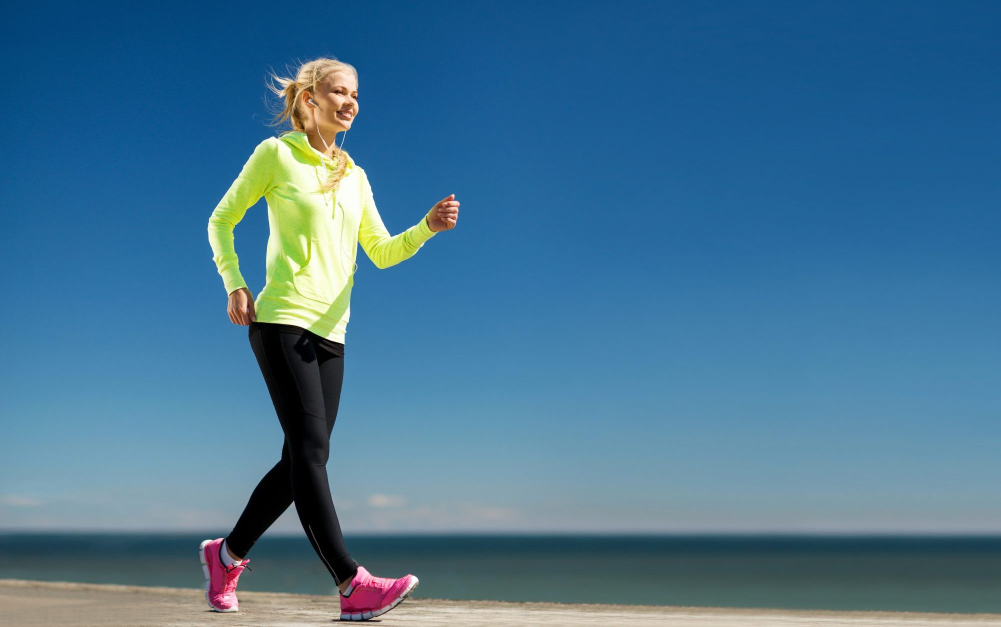
#> input picture Feature Extraction in Image/human.jpg, 2001 x 1254 px (shown at 1/2 size)
$ python HOG.py
#> lines starting #> are read from the running program, lines starting #| are printed output that depends on the picture
import cv2
from skimage.transform import resize
from skimage.feature import hog
from skimage import exposure
import matplotlib.pyplot as plt
img = cv2.imread("human.jpg", 0)
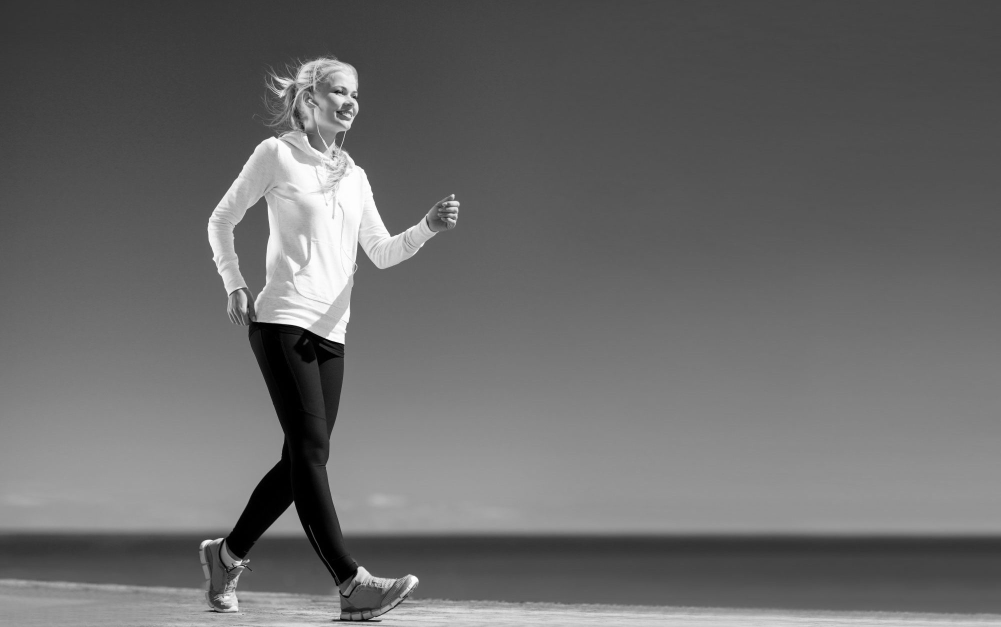
#> img: shape (1254, 2001) (shown at 1/2 size); min 0, max 255, mean 106
# cv2.imshow("Original Gray", img)
# plt.imshow(img)
# plt.show()
img = img[:, 270:988]
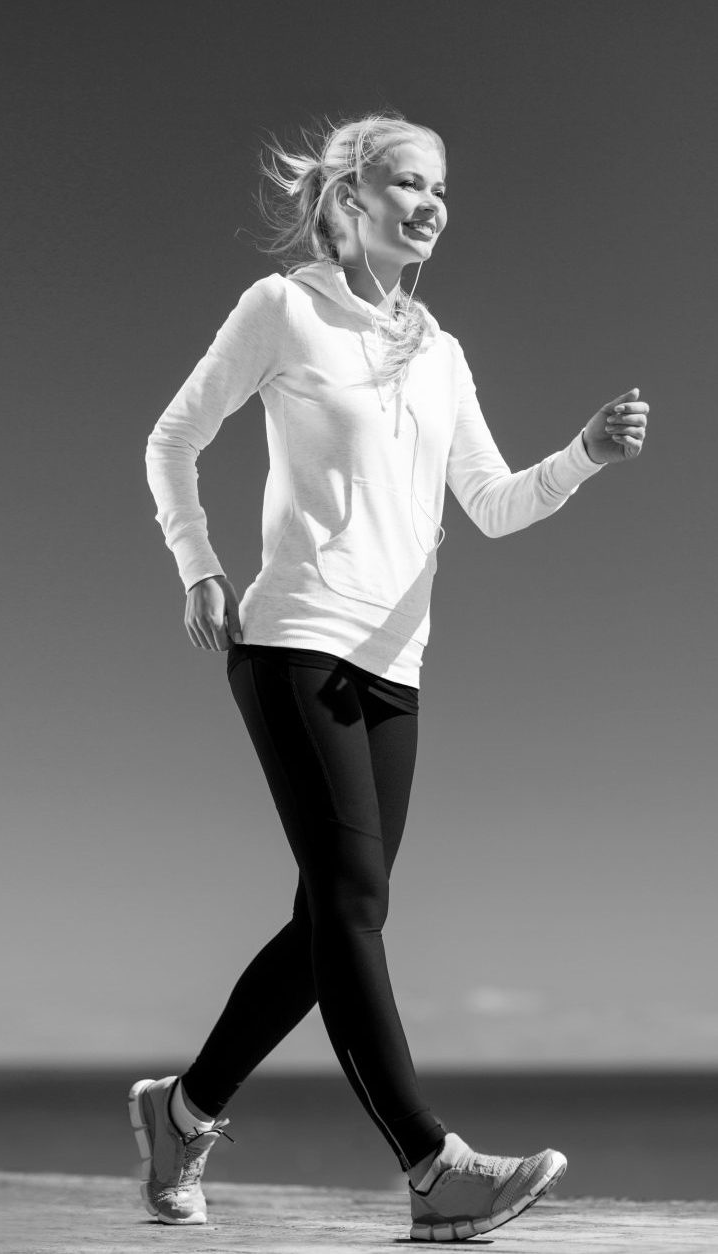
#> img: shape (1254, 718); min 0, max 255, mean 111
# plt.imshow(img)
# plt.show()
# resizing image
resized_img = resize(img, (128, 64))
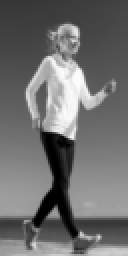
#> resized_img: shape (128, 64) float64 (shown 2 times larger); min 6.16e-05, max 0.992, mean 0.435
# plt.axis("off")
# plt.imshow(resized_img)
# plt.show()
print(resized_img.shape)
#| (128, 64)

#creating hog features
fd, hog_image = hog(img, orientations=9, pixels_per_cell=(8, 8), visualize=True)
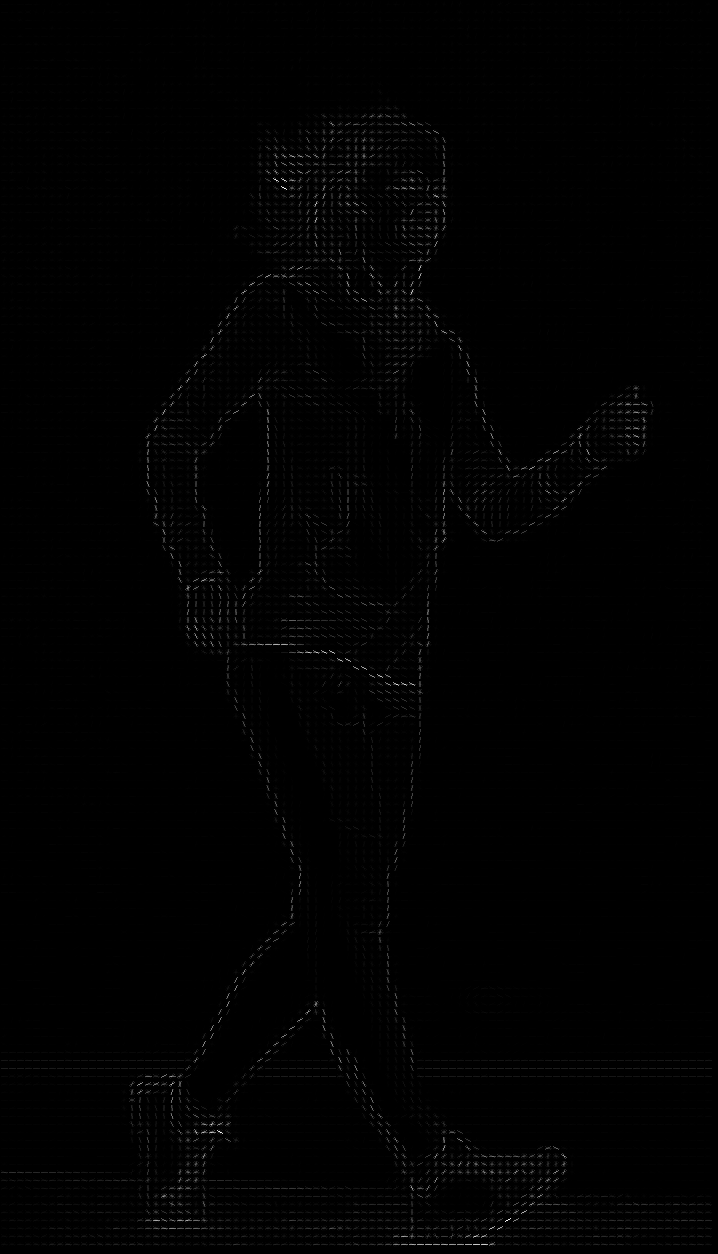
#> hog_image: shape (1254, 718) float64; min 0, max 80.33, mean 0.5; drawn with min black and max white
# cv2.imshow("HOG+img", hog_image)

exp = exposure.rescale_intensity(hog_image, (8,9))
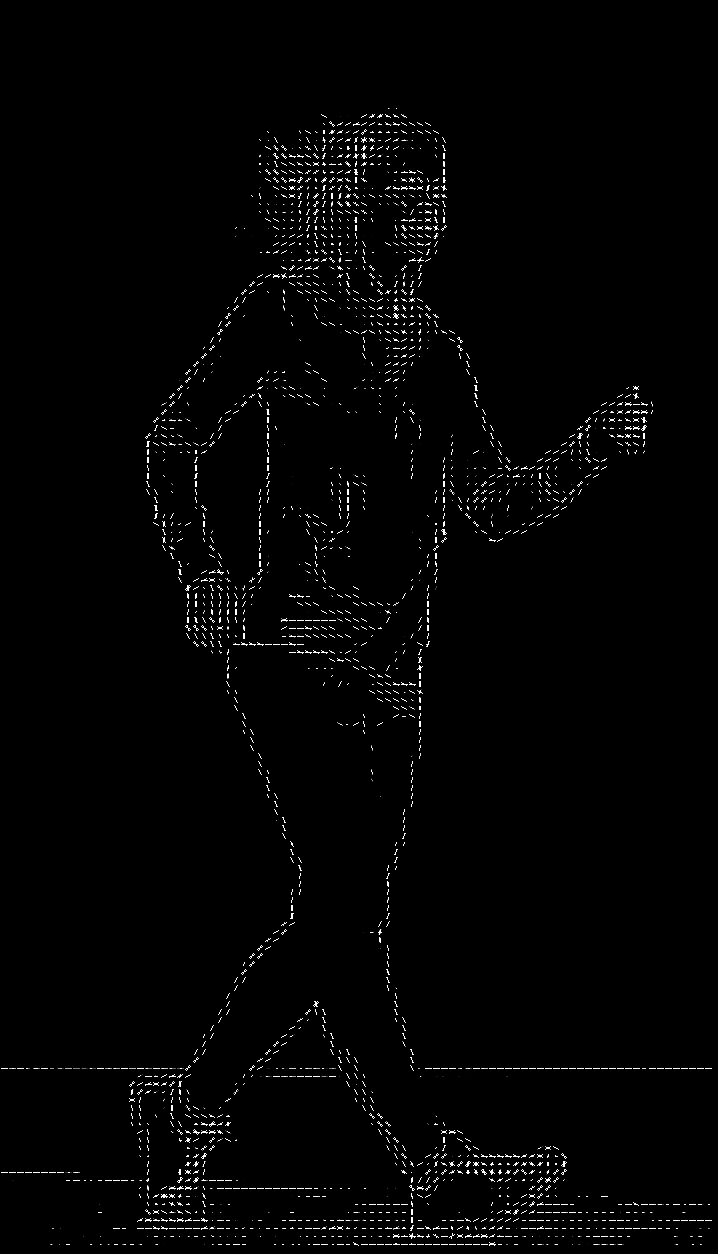
#> exp: shape (1254, 718) float64; min 0, max 1, mean 0.015
cv2.imshow("HOG", exp)
cv2.waitKey(0)
cv2.destroyAllWindows()

$ run again, with Feature Extraction in Image/animal.jpg copied over Feature Extraction in Image/human.jpg
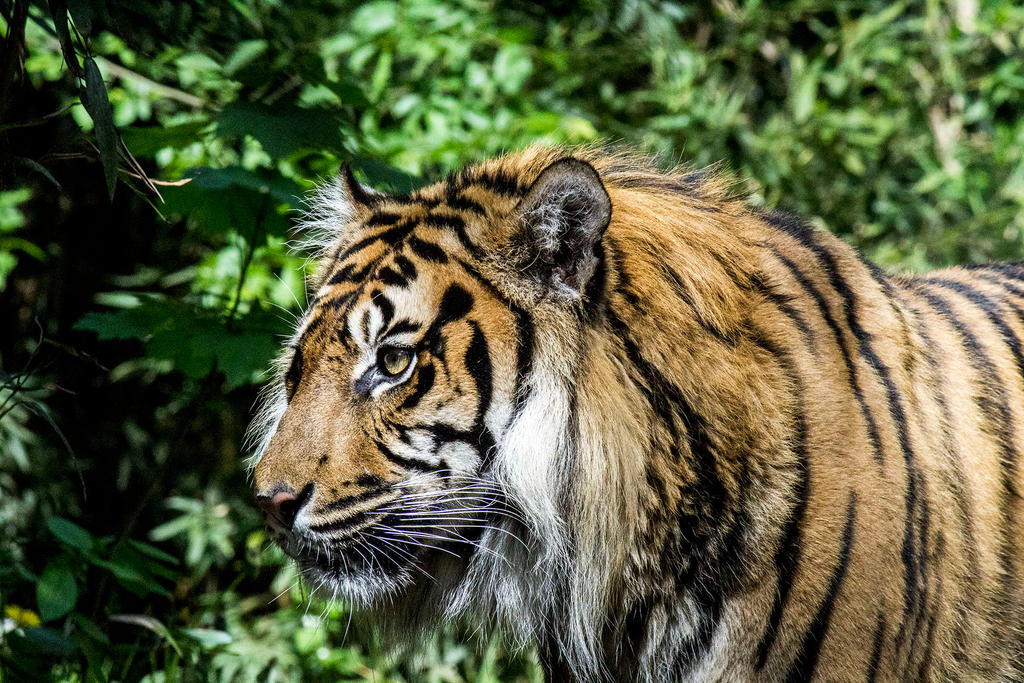
#> input picture Feature Extraction in Image/animal.jpg, 1024 x 683 px
#> `resized_img = resize(img, (128, 64))`:
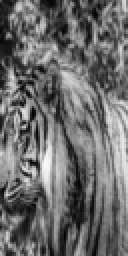
#> resized_img: shape (128, 64) float64 (shown 2 times larger); min 0.0149, max 0.977, mean 0.427
#| (128, 64)
#> `exp = exposure.rescale_intensity(hog_image, (8,9))`:
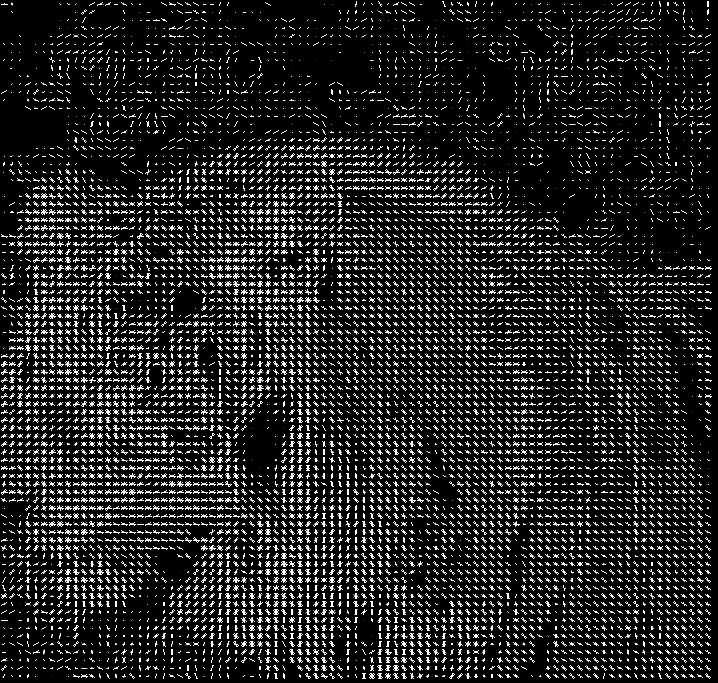
#> exp: shape (683, 718) float64; min 0, max 1, mean 0.141
